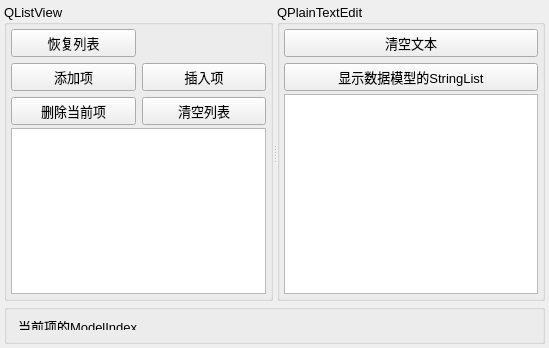
<?xml version="1.0" encoding="UTF-8"?>
<ui version="4.0">
 <class>Widget</class>
 <widget class="QWidget" name="Widget">
  <property name="geometry">
   <rect>
    <x>0</x>
    <y>0</y>
    <width>549</width>
    <height>348</height>
   </rect>
  </property>
  <property name="font">
   <font>
    <pointsize>10</pointsize>
   </font>
  </property>
  <property name="windowTitle">
   <string>Demo4_2, QListView的使用</string>
  </property>
  <layout class="QVBoxLayout" name="verticalLayout_4">
   <property name="spacing">
    <number>3</number>
   </property>
   <property name="leftMargin">
    <number>4</number>
   </property>
   <property name="topMargin">
    <number>4</number>
   </property>
   <property name="rightMargin">
    <number>4</number>
   </property>
   <property name="bottomMargin">
    <number>4</number>
   </property>
   <item>
    <widget class="QSplitter" name="splitter">
     <property name="orientation">
      <enum>Qt::Horizontal</enum>
     </property>
     <widget class="QGroupBox" name="groupBox">
      <property name="title">
       <string>QListView</string>
      </property>
      <layout class="QVBoxLayout" name="verticalLayout_3">
       <property name="spacing">
        <number>3</number>
       </property>
       <property name="leftMargin">
        <number>4</number>
       </property>
       <property name="topMargin">
        <number>4</number>
       </property>
       <property name="rightMargin">
        <number>4</number>
       </property>
       <property name="bottomMargin">
        <number>4</number>
       </property>
       <item>
        <layout class="QGridLayout" name="gridLayout">
         <item row="0" column="0">
          <widget class="QPushButton" name="btnList_Reset">
           <property name="text">
            <string>恢复列表</string>
           </property>
          </widget>
         </item>
         <item row="1" column="0">
          <widget class="QPushButton" name="btnList_Append">
           <property name="text">
            <string>添加项</string>
           </property>
          </widget>
         </item>
         <item row="1" column="1">
          <widget class="QPushButton" name="btnList_Insert">
           <property name="text">
            <string>插入项</string>
           </property>
          </widget>
         </item>
         <item row="2" column="0">
          <widget class="QPushButton" name="btnList_Delete">
           <property name="text">
            <string>删除当前项</string>
           </property>
          </widget>
         </item>
         <item row="2" column="1">
          <widget class="QPushButton" name="btnList_Clear">
           <property name="text">
            <string>清空列表</string>
           </property>
          </widget>
         </item>
        </layout>
       </item>
       <item>
        <widget class="QListView" name="listView">
         <property name="font">
          <font>
           <pointsize>10</pointsize>
          </font>
         </property>
        </widget>
       </item>
      </layout>
     </widget>
     <widget class="QGroupBox" name="groupBox_2">
      <property name="title">
       <string>QPlainTextEdit</string>
      </property>
      <layout class="QVBoxLayout" name="verticalLayout_2">
       <property name="spacing">
        <number>3</number>
       </property>
       <property name="leftMargin">
        <number>4</number>
       </property>
       <property name="topMargin">
        <number>4</number>
       </property>
       <property name="rightMargin">
        <number>4</number>
       </property>
       <property name="bottomMargin">
        <number>4</number>
       </property>
       <item>
        <layout class="QVBoxLayout" name="verticalLayout">
         <item>
          <widget class="QPushButton" name="btnText_Clear">
           <property name="text">
            <string>清空文本</string>
           </property>
          </widget>
         </item>
         <item>
          <widget class="QPushButton" name="btnText_Display">
           <property name="text">
            <string>显示数据模型的StringList</string>
           </property>
          </widget>
         </item>
        </layout>
       </item>
       <item>
        <widget class="QPlainTextEdit" name="plainTextEdit"/>
       </item>
      </layout>
     </widget>
    </widget>
   </item>
   <item>
    <widget class="QGroupBox" name="groupBox_3">
     <property name="maximumSize">
      <size>
       <width>16777215</width>
       <height>40</height>
      </size>
     </property>
     <property name="title">
      <string/>
     </property>
     <layout class="QHBoxLayout" name="horizontalLayout">
      <item>
       <widget class="QLabel" name="LabInfo">
        <property name="text">
         <string>当前项的ModelIndex</string>
        </property>
       </widget>
      </item>
     </layout>
    </widget>
   </item>
  </layout>
 </widget>
 <layoutdefault spacing="6" margin="11"/>
 <resources/>
 <connections/>
</ui>
